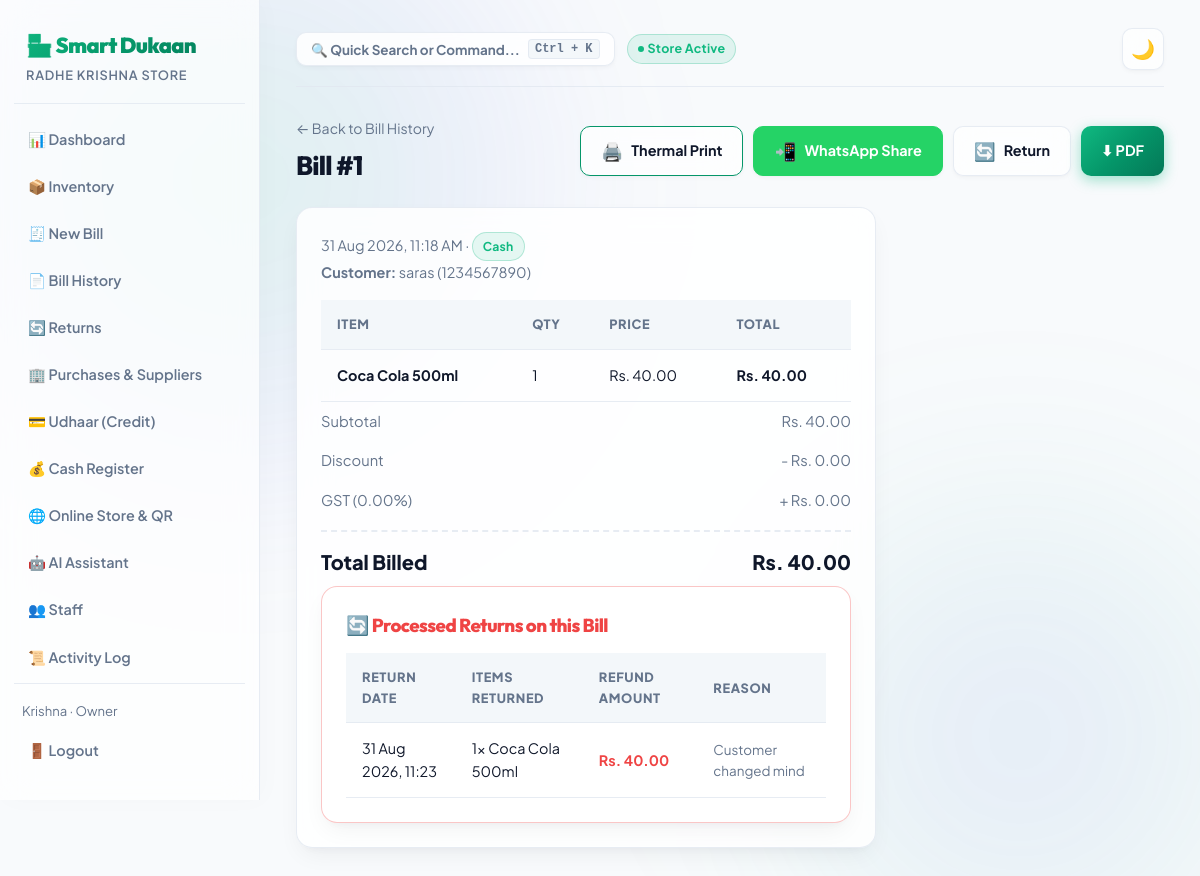
The app's page /billing/1/ (signed in) with its own data.
### accounts/models.py (models this page shows, shortened)
class Profile(models.Model):
    ROLE_CHOICES = (
        ("owner", "Owner"),
        ("staff", "Staff"),
    )
    user = models.OneToOneField(User, on_delete=models.CASCADE, related_name="profile")
    shop = models.ForeignKey(Shop, on_delete=models.CASCADE, related_name="staff_members", null=True, blank=True)
    role = models.CharField(max_length=10, choices=ROLE_CHOICES, default="owner")
    phone = models.CharField(max_length=15, blank=True)

class Shop(models.Model):
    name = models.CharField(max_length=150)
    address = models.CharField(max_length=255, blank=True)
    owner = models.ForeignKey(User, on_delete=models.CASCADE, related_name="owned_shops")
    upi_id = models.CharField(max_length=100, blank=True, default="shopkeeper@upi", help_text="UPI ID for on-screen QR Code payments")
    created_at = models.DateTimeField(auto_now_add=True)

### billing/models.py (models this page shows, shortened)
class Bill(models.Model):
    PAYMENT_CHOICES = (
        ("cash", "Cash"),
        ("upi", "UPI"),
        ("card", "Card"),
        ("udhaar", "Udhaar (Credit)"),
    )
    shop = models.ForeignKey(Shop, on_delete=models.CASCADE, related_name="bills")
    customer = models.ForeignKey(Customer, on_delete=models.SET_NULL, null=True, blank=True, related_name="bills")
    customer_name_snapshot = models.CharField(max_length=120, blank=True)
    customer_phone_snapshot = models.CharField(max_length=15, blank=True)
    subtotal = models.DecimalField(max_digits=10, decimal_places=2, default=0)
    discount = models.DecimalField(max_digits=10, decimal_places=2, default=0)
    gst_percent = models.DecimalField(max_digits=5, decimal_places=2, default=0)
    total_amount = models.DecimalField(max_digits=10, decimal_places=2, default=0)
    payment_mode = models.CharField(max_length=10, choices=PAYMENT_CHOICES, default="cash")
    points_earned = models.IntegerField(default=0, help_text="Loyalty reward points earned on this bill")
    points_redeemed = models.IntegerField(default=0, help_text="Loyalty points redeemed as discount")
    whatsapp_sent = models.BooleanField(default=False)
    date = models.DateTimeField(auto_now_add=True)
    class Meta:
        ordering = ["-date"]
    @property
    def gst_amount(self):
        return round(float(self.subtotal) * (float(self.gst_percent) / 100), 2)

class BillItem(models.Model):
    bill = models.ForeignKey(Bill, on_delete=models.CASCADE, related_name="items")
    product = models.ForeignKey(Product, on_delete=models.SET_NULL, null=True)
    product_name_snapshot = models.CharField(max_length=150)
    quantity = models.IntegerField()
    price_at_sale = models.DecimalField(max_digits=10, decimal_places=2)
    @property
    def line_total(self):
        return round(float(self.quantity) * float(self.price_at_sale), 2)

class BillReturn(models.Model):
    bill = models.ForeignKey(Bill, on_delete=models.CASCADE, related_name="returns")
    shop = models.ForeignKey(Shop, on_delete=models.CASCADE, related_name="bill_returns")
    refund_amount = models.DecimalField(max_digits=10, decimal_places=2, default=0)
    reason = models.CharField(max_length=255, blank=True)
    created_by = models.ForeignKey("auth.User", on_delete=models.SET_NULL, null=True, blank=True)
    return_date = models.DateTimeField(auto_now_add=True)
    class Meta:
        ordering = ["-return_date"]

class BillReturnItem(models.Model):
    return_record = models.ForeignKey(BillReturn, on_delete=models.CASCADE, related_name="items")
    product = models.ForeignKey(Product, on_delete=models.SET_NULL, null=True)
    quantity = models.IntegerField()
    refund_rate = models.DecimalField(max_digits=10, decimal_places=2)
    subtotal = models.DecimalField(max_digits=10, decimal_places=2)

### inventory/models.py (models this page shows, shortened)
class Product(models.Model):
    UNIT_CHOICES = (
        ("pcs", "Pieces"),
        ("kg", "Kilogram"),
        ("g", "Gram"),
        ("l", "Litre"),
        ("ml", "Millilitre"),
        ("box", "Box"),
        ("packet", "Packet"),
    )
    shop = models.ForeignKey(Shop, on_delete=models.CASCADE, related_name="products")
    name = models.CharField(max_length=150)
    category = models.CharField(max_length=80, blank=True)
    cost_price = models.DecimalField(max_digits=10, decimal_places=2, default=0)
    selling_price = models.DecimalField(max_digits=10, decimal_places=2)
    stock_qty = models.IntegerField(default=0)
    unit = models.CharField(max_length=10, choices=UNIT_CHOICES, default="pcs")
    low_stock_threshold = models.IntegerField(default=10)
    expiry_date = models.DateField(null=True, blank=True)
    created_at = models.DateTimeField(auto_now_add=True)
    updated_at = models.DateTimeField(auto_now=True)
    class Meta:
        ordering = ["name"]

### billing/views.py (the view)
# urls.py: path("<int:pk>/", views.bill_detail, name="bill_detail"),
@login_required
def bill_detail(request, pk):
    shop = request.user.profile.shop
    bill = get_object_or_404(Bill, pk=pk, shop=shop)
    bill_text = f"🏪 *{shop.name}*\n"
    bill_text += f"🧾 *Invoice #{bill.id}* - {bill.date.strftime('%d-%m-%Y %I:%M %p')}\n"
    bill_text += f"Customer: {bill.customer_name_snapshot or 'Valued Customer'}\n"
    bill_text += "-------------------------\n"
    for item in bill.items.all():
        bill_text += f"• {item.product_name_snapshot} x{item.quantity} = Rs. {item.line_total}\n"
    bill_text += "-------------------------\n"
    bill_text += f"Subtotal: Rs. {bill.subtotal}\n"
    if bill.discount > 0:
        bill_text += f"Discount: -Rs. {bill.discount}\n"
    if bill.gst_percent > 0:
        bill_text += f"GST ({bill.gst_percent}%): +Rs. {bill.gst_amount}\n"
    bill_text += f"💰 *Grand Total: Rs. {bill.total_amount}* ({bill.get_payment_mode_display()})\n"
    if bill.points_earned > 0:
        bill_text += f"🎁 Loyalty Points Earned: +{bill.points_earned} pts\n"
    bill_text += f"\nThank you for shopping with us! Visit again. ✨"
    encoded_text = urllib.parse.quote(bill_text)
    clean_phone = "".join(filter(str.isdigit, bill.customer_phone_snapshot or ""))
    if len(clean_phone) == 10:
        clean_phone = "91" + clean_phone
    whatsapp_url = f"https://wa.me/{clean_phone}?text={encoded_text}" if clean_phone else f"https://wa.me/?text={encoded_text}"
    return render(request, "billing/bill_detail.html", {
        "bill": bill,
        "whatsapp_url": whatsapp_url,
    })

### templates/billing/bill_detail.html (shortened to what this page needs)
{% extends "base.html" %}
{% block content %}
<div style="display:flex; justify-content:space-between; align-items:center; margin-bottom:20px;">
  <div>
    <a href="{% url 'billing:bill_list' %}" style="color:var(--text-muted); font-size:0.88rem;">← Back to Bill History</a>
    <h2 style="margin-top:4px;">Bill #{{ bill.id }}</h2>
  </div>
  <div style="display:flex; gap:10px;">
    <a href="{% url 'billing:bill_thermal' bill.id %}" target="_blank" class="btn" style="border-color:var(--primary);"><span style="font-size:1.1rem;">🖨️</span> Thermal Print</a>
    <a href="{{ whatsapp_url }}" target="_blank" class="btn" style="background:#25D366; color:#fff; border-color:#25D366;"><span style="font-size:1.1rem;">📲</span> WhatsApp Share</a>
    <a href="{% url 'billing:bill_return_create' bill.id %}" class="btn"><span style="font-size:1.1rem;">🔄</span> Return</a>
    <a href="{% url 'billing:bill_pdf' bill.id %}" class="btn btn-primary">⬇ PDF</a>
  </div>
</div>
<div class="card" style="max-width:580px; margin-bottom:24px;">
  <div style="margin-bottom:16px; color:var(--text-muted); font-size:0.9rem;">
    {{ bill.date|date:"d M Y, h:i A" }} · <span class="badge badge-success">{{ bill.get_payment_mode_display }}</span>
    {% if bill.customer_name_snapshot %}<br><strong>Customer:</strong> {{ bill.customer_name_snapshot }} ({{ bill.customer_phone_snapshot|default:"No phone" }}){% endif %}
  </div>
  <table>
    <thead><tr><th>Item</th><th>Qty</th><th>Price</th><th>Total</th></tr></thead>
    <tbody>
      {% for item in bill.items.all %}
      <tr>
        <td><strong>{{ item.product_name_snapshot }}</strong></td>
        <td>{{ item.quantity }}</td>
        <td>Rs. {{ item.price_at_sale|floatformat:2 }}</td>
        <td><strong>Rs. {{ item.line_total|floatformat:2 }}</strong></td>
      </tr>
      {% endfor %}
    </tbody>
  </table>
  <div class="summary-row"><span>Subtotal</span><span>Rs. {{ bill.subtotal|floatformat:2 }}</span></div>
  <div class="summary-row"><span>Discount</span><span>- Rs. {{ bill.discount|floatformat:2 }}</span></div>
  <div class="summary-row"><span>GST ({{ bill.gst_percent }}%)</span><span>+ Rs. {{ bill.gst_amount|floatformat:2 }}</span></div>
  <div class="summary-row total"><span>Total Billed</span><span>Rs. {{ bill.total_amount|floatformat:2 }}</span></div>
{% if bill.returns.all %}
<div class="card" style="max-width:580px; border:1px solid rgba(239,68,68,0.3);">
  <h3 style="color:var(--danger); margin-bottom:12px;">🔄 Processed Returns on this Bill</h3>
  <table>
    <thead>
      <tr>
        <th>Return Date</th>
        <th>Items Returned</th>
        <th>Refund Amount</th>
        <th>Reason</th>
      </tr>
    </thead>
    <tbody>
      {% for r in bill.returns.all %}
      <tr>
        <td>{{ r.return_date|date:"d M Y, H:i" }}</td>
        <td>
          {% for ri in r.items.all %}
          <div>{{ ri.quantity }}x {{ ri.product.name }}</div>
          {% endfor %}
        </td>
        <td><strong style="color:var(--danger);">Rs. {{ r.refund_amount|floatformat:2 }}</strong></td>
        <td style="font-size:0.84rem; color:var(--text-muted);">{{ r.reason }}</td>
      </tr>
      {% endfor %}
    </tbody>
  </table>
</div>
{% endif %}
{% endblock %}

### templates/base.html (shortened to what this page needs)
{% load static %}
<!DOCTYPE html>
<html lang="en">
<head>
  <link rel="stylesheet" href="{% static 'css/style.css' %}?v=4">
</head>
<body>
  {% if user.is_authenticated %}
  <div class="app-shell">
    <aside class="sidebar">
      <div class="brand">🏪 Smart Dukaan</div>
      <div class="brand-sub">{{ user.profile.shop.name }}</div>
      <a href="{% url 'dashboard:home' %}" class="nav-link {% if request.resolver_match.url_name == 'home' %}active{% endif %}">📊 Dashboard</a>
      <a href="{% url 'inventory:product_list' %}" class="nav-link {% if 'inventory' in request.path %}active{% endif %}">📦 Inventory</a>
      <a href="{% url 'billing:bill_create' %}" class="nav-link {% if request.path == '/billing/new/' %}active{% endif %}">🧾 New Bill</a>
      <a href="{% url 'billing:bill_list' %}" class="nav-link {% if request.path == '/billing/' %}active{% endif %}">📄 Bill History</a>
      <a href="{% url 'billing:bill_return_list' %}" class="nav-link {% if 'returns' in request.path or 'return' in request.path %}active{% endif %}">🔄 Returns</a>
      <a href="{% url 'purchases:supplier_list' %}" class="nav-link {% if 'purchases' in request.path %}active{% endif %}">🏢 Purchases & Suppliers</a>
      <a href="{% url 'udhaar:customer_list' %}" class="nav-link {% if 'udhaar' in request.path %}active{% endif %}">💳 Udhaar (Credit)</a>
      <a href="{% url 'billing:cash_register' %}" class="nav-link {% if 'cash-register' in request.path %}active{% endif %}">💰 Cash Register</a>
      {% if user.profile.shop %}
      <a href="{% url 'dashboard:store_qr_standee' user.profile.shop.id %}" class="nav-link {% if 'qr' in request.path %}active{% endif %}">🌐 Online Store & QR</a>
      {% endif %}
      <a href="{% url 'dashboard:ai_chat' %}" class="nav-link {% if 'assistant' in request.path %}active{% endif %}">🤖 AI Assistant</a>
      {% if user.profile.role == 'owner' %}
      <a href="{% url 'accounts:staff_list' %}" class="nav-link {% if 'staff' in request.path %}active{% endif %}">👥 Staff</a>
      <a href="{% url 'accounts:audit_log' %}" class="nav-link {% if 'audit-log' in request.path %}active{% endif %}">📜 Activity Log</a>
      {% endif %}
      <div class="sidebar-footer">
        <div style="font-size:0.82rem; color:var(--text-muted); padding: 0 8px 8px;">{{ user.first_name|default:user.username }} · {{ user.profile.role|title }}</div>
        <a href="{% url 'accounts:logout' %}" class="nav-link">🚪 Logout</a>
      </div>
    </aside>
    <main class="main">
      <div class="topbar">
        <div style="display:flex; align-items:center; gap:12px;">
          <button type="button" id="btn-command-palette-trigger" class="btn" style="padding:6px 14px; font-size:0.84rem; display:flex; align-items:center; gap:8px; background:var(--surface); border:1px solid var(--border); color:var(--text-muted); cursor:pointer;">
            <span>🔍 Quick Search or Command...</span>
            <kbd style="padding:2px 6px; font-size:0.75rem; background:var(--surface-hover); border:1px solid var(--border); border-radius:4px;">Ctrl + K</kbd>
          </button>
          <span class="badge badge-success" style="font-size:0.78rem; display:inline-flex; align-items:center; gap:4px;">
            <span style="width:6px; height:6px; border-radius:50%; background:#10b981; display:inline-block;"></span> Store Active
          </span>
        </div>
        <button class="theme-toggle" id="theme-toggle-btn" title="Toggle dark/light mode">🌙</button>
      </div>
      {% block content %}{% endblock %}
    </main>
  </div>
  {% endif %}
</body>
</html>

### records on screen
Bill: id "1", date "31 Aug 2026, 11:18 AM", payment_mode "Cash", customer_name_snapshot "saras", customer_phone_snapshot "1234567890", subtotal "40.00", discount "0.00", gst_percent "0.00", gst_amount "0.00", total_amount "40.00"
BillItem: product_name_snapshot "Coca Cola 500ml", quantity "1", price_at_sale "40.00", line_total "40.00"
BillReturn: return_date "31 Aug 2026, 11:23", refund_amount "40.00", reason "Customer changed mind"
BillReturnItem: quantity "1", product.name "Coca Cola 500ml"

### other values on screen
{{ user.profile.shop.name }} "RADHE KRISHNA STORE"
{{ user.first_name|default:user.username }} "Krishna"
{{ user.profile.role|title }} "Owner"
